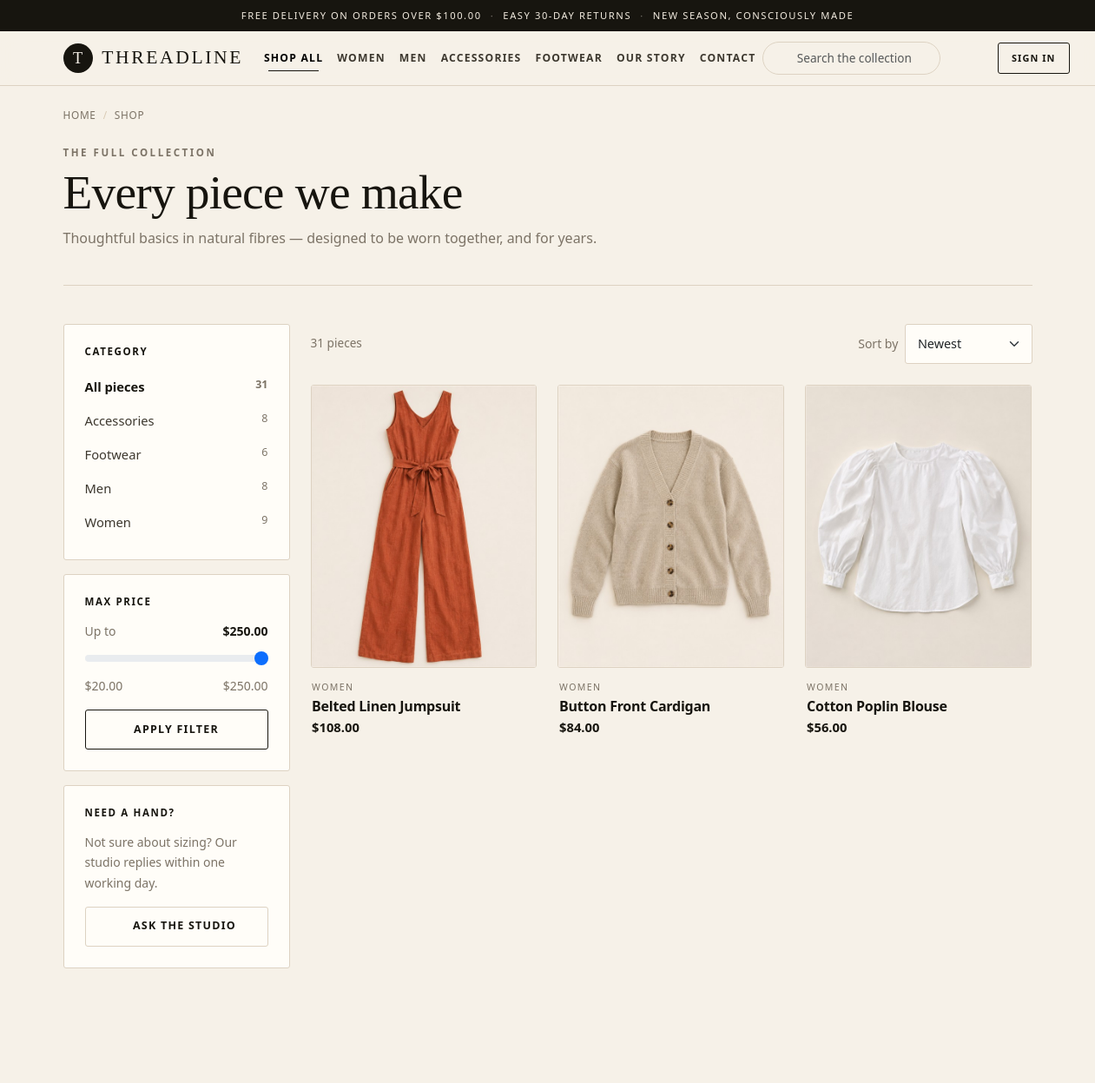
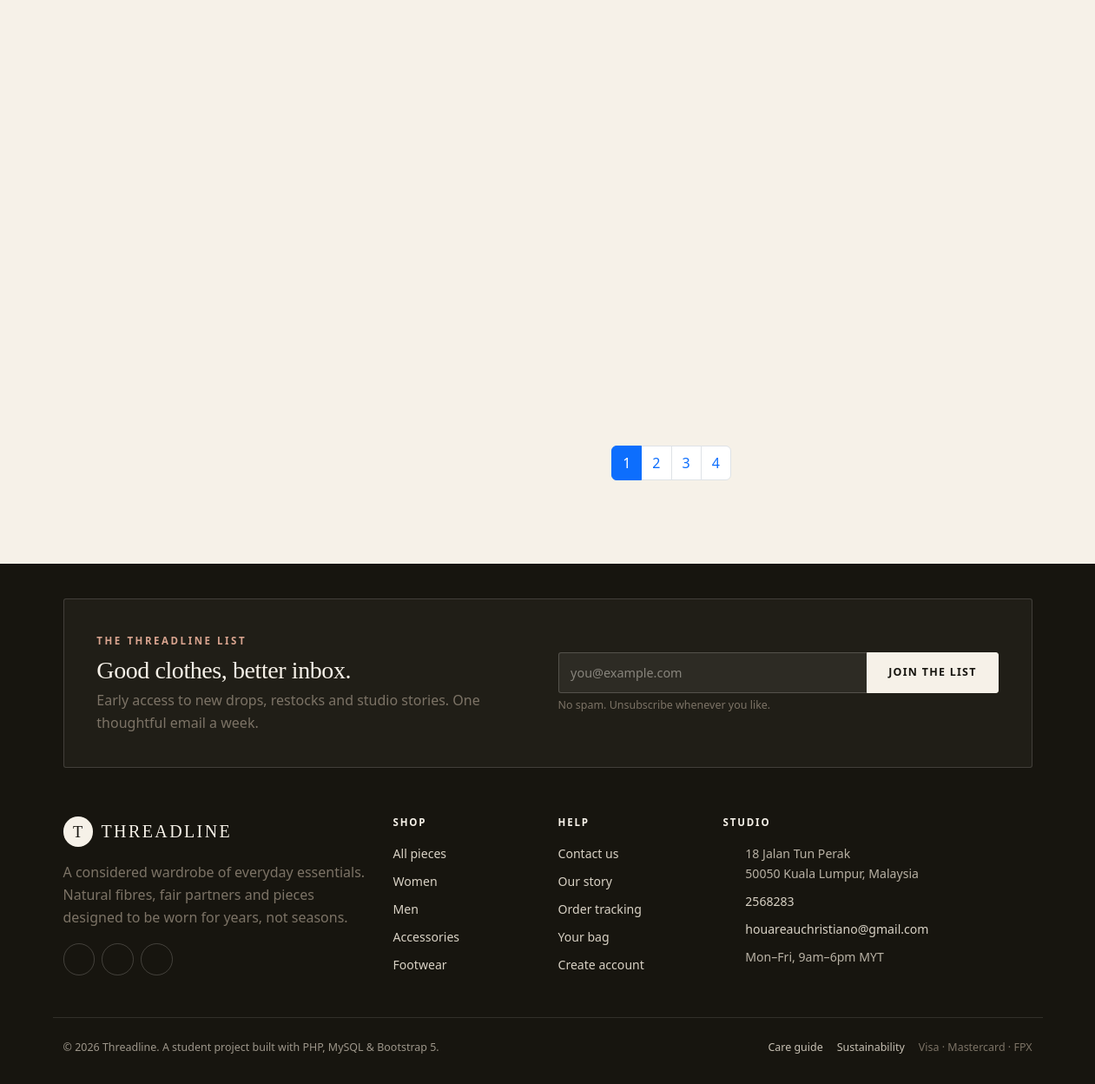
The page /shop.php on the database its author committed (2 pictures, top to bottom).
### tables this page shows
CREATE TABLE categories (
    id          INT UNSIGNED AUTO_INCREMENT PRIMARY KEY,
    name        VARCHAR(60) NOT NULL,
    slug        VARCHAR(60) NOT NULL,
    description VARCHAR(255) DEFAULT NULL,
    UNIQUE KEY uq_categories_slug (slug)
);

CREATE TABLE products (
    id          INT UNSIGNED AUTO_INCREMENT PRIMARY KEY,
    category_id INT UNSIGNED NOT NULL,
    name        VARCHAR(120) NOT NULL,
    slug        VARCHAR(140) NOT NULL,
    description TEXT NOT NULL,
    material    VARCHAR(120) DEFAULT NULL,
    care        VARCHAR(255) DEFAULT NULL,
    price       DECIMAL(10, 2) NOT NULL,
    sale_price  DECIMAL(10, 2) DEFAULT NULL,
    sizes       VARCHAR(60) NOT NULL DEFAULT 'One Size',
    stock       INT NOT NULL DEFAULT 0,
    image       VARCHAR(120) NOT NULL,
    featured    TINYINT(1) NOT NULL DEFAULT 0,
    created_at  TIMESTAMP NOT NULL DEFAULT CURRENT_TIMESTAMP,
    UNIQUE KEY uq_products_slug (slug),
    KEY idx_products_category (category_id),
    CONSTRAINT fk_products_category FOREIGN KEY (category_id)
        REFERENCES categories (id) ON UPDATE CASCADE
);

### includes/functions.php (the view, shortened to what this page needs)
<?php
function e(mixed $value): string
{
    return htmlspecialchars((string) $value, ENT_QUOTES, 'UTF-8');
}
function money(float|int|string $amount): string
{
    return CURRENCY . number_format((float) $amount, 2);
}
function product_image(string $file): string
{
    return 'assets/img/products/' . rawurlencode($file);
}
function product_card(array $product): void
{
    $id = (int) $product['id'];
    $url = 'product.php?id=' . $id;
    $onSale = $product['sale_price'] !== null && $product['sale_price'] !== '';
    ?>
    <article class="product-card reveal">
        <div class="product-media">
            <a href="<?= e($url) ?>" class="d-block w-100 h-100" aria-label="View <?= e($product['name']) ?>">
                <img src="<?= e(product_image($product['image'])) ?>" alt="<?= e($product['name']) ?>" loading="lazy">
            </a>
        </div>
        <div class="product-body">
            <span class="product-meta"><?= e($product['category_name'] ?? '') ?></span>
            <h3 class="product-name"><a href="<?= e($url) ?>"><?= e($product['name']) ?></a></h3>
            <p class="product-price mb-0">
                <?php if ($onSale): ?>
                    <span class="was"><?= money($product['price']) ?></span><span class="now"><?= money($product['sale_price']) ?></span>
                <?php else: ?>
                    <?= money($product['price']) ?>
                <?php endif; ?>
            </p>
        </div>
    </article>
    <?php
}
function paginate_links(int $page, int $pages, array $params = []): string{
    $html = '<nav aria-label="Pagination"><ul class="pagination pagination-threadline justify-content-center mb-0">';
    for ($i = 1; $i <= $pages; $i++) {
        $params['page'] = $i;
        $url = '?' . http_build_query($params);
        $active = $i === $page ? ' active' : '';
        $html .= '<li class="page-item' . $active . '"><a class="page-link" href="' . e($url) . '">' . $i . '</a></li>';
    }
    return $html . '</ul></nav>';
}
function icon(string $name, string $class = ''): string
{
    $body = $paths[$name] ?? $paths['info'];
    return '<svg class="icon ' . e($class) . '" viewBox="0 0 24 24" fill="none" stroke="currentColor" '
        . 'stroke-width="1.7" stroke-linecap="round" stroke-linejoin="round" aria-hidden="true">'
        . $body . '</svg>';
}

### shop.php (shortened to what this page needs)
<?php
require_once __DIR__ . '/includes/db.php';
$categorySlug = trim((string) ($_GET['category'] ?? ''));
$search = trim((string) ($_GET['q'] ?? ''));
$sort = (string) ($_GET['sort'] ?? 'new');
$maxPrice = (int) ($_GET['max'] ?? 250);
$page = max(1, (int) ($_GET['page'] ?? 1));
$perPage = 9;
$categories = $conn->query(
    "SELECT c.*, COUNT(p.id) AS product_count
       FROM categories c
       LEFT JOIN products p ON p.category_id = c.id
      GROUP BY c.id
      ORDER BY c.name"
)->fetch_all(MYSQLI_ASSOC);
$activeCategory = null;
if ($activeCategory === null) {
    $categorySlug = '';
}
$where = [];
$params = [];
$types = '';
if ($maxPrice > 0) {
    $where[] = 'COALESCE(p.sale_price, p.price) <= ?';
    $types .= 'd';
    $params[] = $maxPrice;
}
$whereSql = $where ? 'WHERE ' . implode(' AND ', $where) : '';
$sortSql = match ($sort) {
    'price_asc' => 'ORDER BY COALESCE(p.sale_price, p.price) ASC, p.name ASC',
    'price_desc' => 'ORDER BY COALESCE(p.sale_price, p.price) DESC, p.name ASC',
    'name' => 'ORDER BY p.name ASC',
    default => 'ORDER BY p.created_at DESC, p.id DESC',
};
$countStmt = $conn->prepare(
    "SELECT COUNT(*) AS total
       FROM products p
       JOIN categories c ON c.id = p.category_id
       $whereSql"
);
if ($params) {
    $countStmt->bind_param($types, ...$params);
}
$countStmt->execute();
$totalProducts = (int) $countStmt->get_result()->fetch_assoc()['total'];
$totalPages = max(1, (int) ceil($totalProducts / $perPage));
$page = min($page, $totalPages);
$offset = ($page - 1) * $perPage;
$listStmt = $conn->prepare(
    "SELECT p.*, c.name AS category_name, c.slug AS category_slug
       FROM products p
       JOIN categories c ON c.id = p.category_id
       $whereSql
       $sortSql
       LIMIT ? OFFSET ?"
);
$listParams = $params;
$listTypes = $types . 'ii';
$listParams[] = $perPage;
$listParams[] = $offset;
$listStmt->bind_param($listTypes, ...$listParams);
$listStmt->execute();
$products = $listStmt->get_result()->fetch_all(MYSQLI_ASSOC);
$currentParams = array_filter([
    'category' => $categorySlug,
    'q' => $search,
    'sort' => $sort !== 'new' ? $sort : '',
    'max' => $maxPrice !== 250 ? $maxPrice : '',
], static fn ($value): bool => $value !== '' && $value !== null);
include __DIR__ . '/includes/header.php';
?>
<div class="container">
    <nav aria-label="Breadcrumb" class="pt-4">
        <ol class="breadcrumb">
            <li class="breadcrumb-item"><a href="index.php">Home</a></li>
            <li class="breadcrumb-item"><a href="shop.php">Shop</a></li>
        </ol>
    </nav>
    <header class="page-header pt-2">
        <p class="kicker"><?= $activeCategory ? 'Collection' : 'The full collection' ?></p>
        <h1><?= e($activeCategory['name'] ?? 'Every piece we make') ?></h1>
        <p><?= e($activeCategory['description'] ?? 'Thoughtful basics in natural fibres — designed to be worn together, and for years.') ?></p>
    </header>
    <div class="row g-4 pb-5">
        <aside class="col-lg-3">
            <div class="filter-card">
                <h2 class="filter-title">Category</h2>
                <ul class="filter-list">
                    <li>
                        <a class="<?= $categorySlug === '' ? 'active' : '' ?>"
                           href="shop.php?<?= e(http_build_query(array_merge($currentParams, ['category' => '', 'page' => 1]))) ?>">
                            All pieces <span class="count"><?= array_sum(array_column($categories, 'product_count')) ?></span>
                        </a>
                    </li>
                    <?php foreach ($categories as $category):
                        $query = array_merge($currentParams, ['category' => $category['slug'], 'page' => 1]);
                        ?>
                        <li>
                            <a class="<?= $categorySlug === $category['slug'] ? 'active' : '' ?>"
                               href="shop.php?<?= e(http_build_query($query)) ?>">
                                <?= e($category['name']) ?> <span class="count"><?= (int) $category['product_count'] ?></span>
                            </a>
                        </li>
                    <?php endforeach; ?>
                </ul>
            </div>
            <form class="filter-card" method="get" action="shop.php">
                <h2 class="filter-title">Max price</h2>
                <label for="maxPrice" class="d-flex justify-content-between small mb-2">
                    <span class="text-muted-warm">Up to</span>
                    <strong id="maxPriceLabel"><?= money($maxPrice) ?></strong>
                </label>
                <input type="range" class="form-range" id="maxPrice" name="max" min="20" max="250" step="10"
                       value="<?= e((string) $maxPrice) ?>">
                <div class="d-flex justify-content-between small text-muted-warm mb-3">
                    <span><?= money(20) ?></span><span><?= money(250) ?></span>
                </div>
                <button class="btn btn-outline-ink w-100" type="submit">Apply filter</button>
            </form>
            <div class="filter-card">
                <h2 class="filter-title">Need a hand?</h2>
                <p class="small text-muted-warm mb-3">Not sure about sizing? Our studio replies within one working day.</p>
                <a class="btn btn-outline-warm w-100" href="contact.php"><?= icon('message') ?> Ask the studio</a>
            </div>
        </aside>
        <div class="col-lg-9">
            <div class="shop-toolbar">
                <p class="result-count mb-0">
                    <?= $totalProducts ?> <?= $totalProducts === 1 ? 'piece' : 'pieces' ?>
                </p>
                <form method="get" action="shop.php" class="d-flex align-items-center gap-2">
                    <label for="sort" class="small text-nowrap mb-0 text-muted-warm">Sort by</label>
                    <select class="form-select form-select-sm" id="sort" name="sort" data-autosubmit>
                        <option value="new" <?= $sort === 'new' ? 'selected' : '' ?>>Newest</option>
                    </select>
                </form>
            </div>
            <?php if (!$products): ?>
                <div class="empty-state">
                    <?= icon('search') ?>
                    <h2 class="h4">Nothing matched that search</h2>
                    <p class="text-muted-warm mb-4">Try a different keyword, or browse the full collection.</p>
                    <a class="btn btn-ink" href="shop.php">Browse everything</a>
                </div>
            <?php else: ?>
                <div class="row row-cols-2 row-cols-md-3 g-3 g-lg-4">
                    <?php foreach ($products as $product): ?>
                        <div class="col"><?php product_card($product); ?></div>
                    <?php endforeach; ?>
                </div>
                <div class="d-flex justify-content-center mt-5">
                    <?= paginate_links($page, $totalPages, $currentParams) ?>
                </div>
            <?php endif; ?>
        </div>
    </div>
</div>
<?php include __DIR__ . '/includes/footer.php'; ?>

### rows shown on the page
categories: name "Accessories", product_count "8"
categories: name "Footwear", product_count "6"
categories: name "Men", product_count "8"
categories: name "Women", product_count "9"
products: image (picture), category.name "WOMEN", name "Belted Linen Jumpsuit", price "$108.00"
products: image (picture), category.name "WOMEN", name "Button Front Cardigan", price "$84.00"
products: image (picture), category.name "WOMEN", name "Cotton Poplin Blouse", price "$56.00"

### other values the page prints
money(FREE_SHIPPING_THRESHOLD) "$100.00"
SITE_NAME "THREADLINE"
$activeCategory['name'] "Every piece we make"
$activeCategory['description'] "Thoughtful basics in natural fibres — designed to be worn together, and for years."
array_sum(array_column($categories, 'product_count')) "31"
money($maxPrice) "$250.00"
money(20) "$20.00"
money(250) "$250.00"
$totalProducts "31"
SITE_NAME "Threadline"
